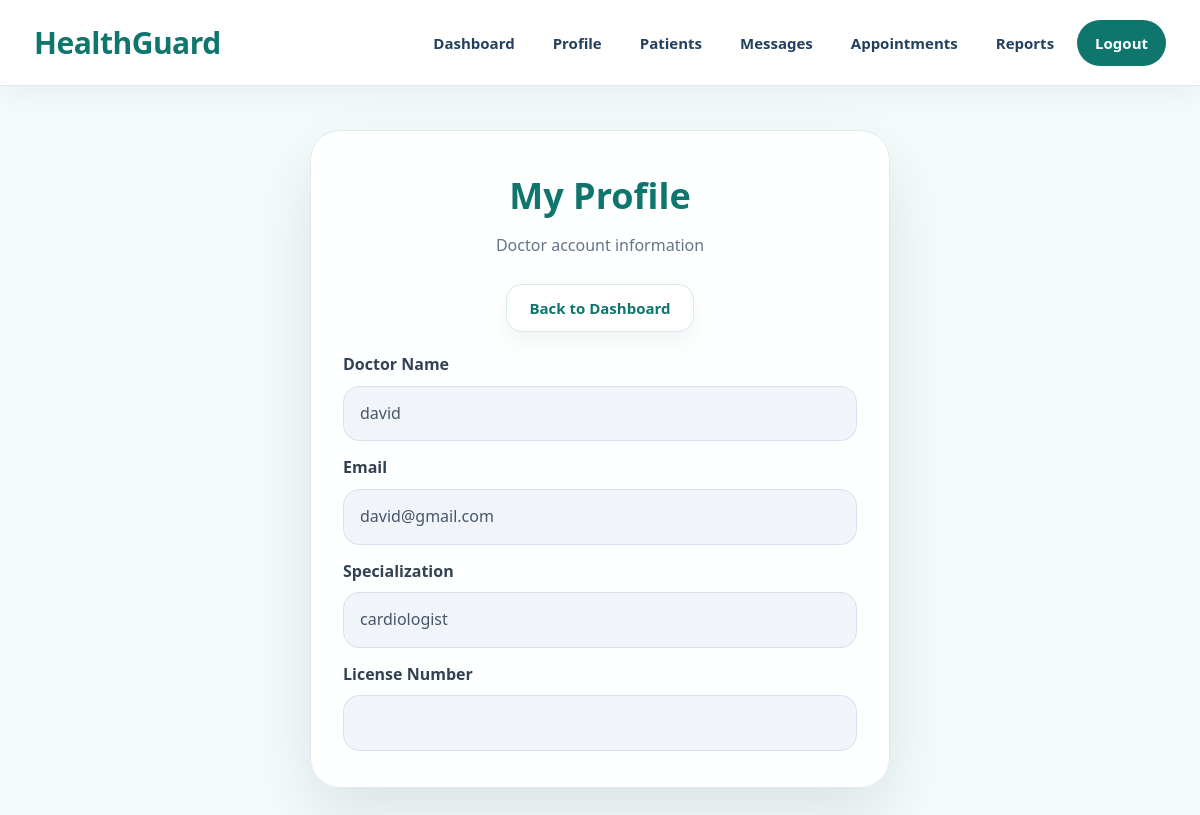
Page /doctor/my_profile.php (signed in) on the committed database.
### tables this page shows
CREATE TABLE IF NOT EXISTS `doctors` (
  `doctor_id` int NOT NULL AUTO_INCREMENT,
  `user_id` int NOT NULL,
  `specialization` varchar(100) NOT NULL,
  `license_number` varchar(50) DEFAULT NULL,
  `illness_id` int DEFAULT NULL,
  PRIMARY KEY (`doctor_id`),
  UNIQUE KEY `user_id` (`user_id`),
  KEY `fk_doctors_illnesses_specialization` (`specialization`),
  KEY `fk_doctors_illnesses` (`illness_id`)
);

CREATE TABLE IF NOT EXISTS `users` (
  `user_id` int NOT NULL AUTO_INCREMENT,
  `name` varchar(100) NOT NULL,
  `role` enum('patient','doctor','admin') NOT NULL,
  `email` varchar(100) NOT NULL,
  `password` varchar(255) NOT NULL,
  `created_at` timestamp NULL DEFAULT CURRENT_TIMESTAMP,
  PRIMARY KEY (`user_id`),
  UNIQUE KEY `email` (`email`)
);

### doctor/my_profile.php (the view, shortened to what this page needs)
<?php
$conn = OpenCon();
$user_id = $_SESSION['user_id'];
$sql = "SELECT users.name, users.email, doctors.specialization, doctors.license_number
        FROM users
        INNER JOIN doctors ON users.user_id = doctors.user_id
        WHERE users.user_id = '$user_id' AND users.role = 'doctor'";
$result = mysqli_query($conn, $sql);
$doctor = mysqli_fetch_assoc($result);
$doctor_name = $doctor['name'] ?? '';
$doctor_email = $doctor['email'] ?? '';
$doctor_specialization = $doctor['specialization'] ?? '';
$doctor_license = $doctor['license_number'] ?? '';
?>
<!DOCTYPE html>
<html lang="en">
<head>
    <link rel="stylesheet" href="/HealthGuard/style.css">
</head>
<body class="doctor-page">
<?php include("../navbar.php"); ?>
<div class="form-container">
    <div class="form-box">
        <h2>My Profile</h2>
        <p class="subtitle">Doctor account information</p>
        <div class="hero-actions" style="justify-content:center; margin-bottom:20px;">
            <a href="/HealthGuard/doctor/doctor_dashboard.php" class="secondary-btn">Back to Dashboard</a>
        </div>
        <?php if ($doctor) { ?>
            <label>Doctor Name</label>
            <input type="text" value="<?php echo htmlspecialchars($doctor_name); ?>" readonly>
            <label>Email</label>
            <input type="text" value="<?php echo htmlspecialchars($doctor_email); ?>" readonly>
            <label>Specialization</label>
            <input type="text" value="<?php echo htmlspecialchars($doctor_specialization); ?>" readonly>
            <label>License Number</label>
            <input type="text" value="<?php echo htmlspecialchars($doctor_license); ?>" readonly>
        <?php } else { ?>
            <div class="message">Doctor profile not found.</div>
        <?php } ?>
    </div>
</div>
</body>
</html>

### style.css (style rules this page uses)
* { margin: 0; padding: 0; box-sizing: border-box; }
html, body { min-height: 100%; font-family: "Segoe UI", Tahoma, Geneva, Verdana, sans-serif; scroll-behavior: smooth; }
body { background: #f5f8fc; color: #1e293b; line-height: 1.6; }
a { text-decoration: none; transition: 0.25s ease; }
button, input, select, textarea { font: inherit; }
.primary-btn, .secondary-btn, .danger-btn, button, a.primary-btn, a.secondary-btn, a.danger-btn { display: inline-flex !important; align-items: center !important; justify-content: center !important; text-decoration: none !important; font-weight: 800 !important; font-size: 15px !important; line-height: 1 !important; cursor: pointer !important; border-radius: 16px !important; padding: 12px 22px !important; min-height: 48px !important; transition: 0.25s ease !important; border: none; }
.secondary-btn, a.secondary-btn { background: #ffffff !important; color: #1e293b !important; border: 1px solid #d9e4ef !important; box-shadow: 0 10px 24px rgba(15, 23, 42, 0.05) !important; }
.hero-actions { display: flex; justify-content: center; align-items: center; gap: 14px; flex-wrap: wrap; }
.form-container { min-height: calc(100vh - 86px); display: flex; justify-content: center; align-items: center; padding: 44px 20px; position: relative; }
.form-box { width: 100%; max-width: 580px; border-radius: 30px; padding: 36px 32px; background: rgba(255,255,255,0.96); border: 1px solid #e2e8f0; box-shadow: 0 28px 65px rgba(15, 23, 42, 0.10); }
.form-box h2 { text-align: center; font-size: 36px; font-weight: 900; margin-bottom: 8px; }
.subtitle { text-align: center; color: #64748b; font-size: 16px; margin-bottom: 26px; }
.form-box label { display: block; margin-top: 14px; margin-bottom: 8px; font-weight: 800; color: #334155; }
.form-box input, .form-box select, .form-box textarea { width: 100%; padding: 14px 16px; border-radius: 16px; border: 1px solid #d7e2ee; background: #f9fbfd; outline: none; color: #0f172a; transition: 0.25s ease; }
input[readonly] { background: #f1f5f9; color: #475569; }
.doctor-page { background: #f3fbfb; min-height: 100vh; }
.doctor-page .secondary-btn { color: #0f766e !important; border-color: #cfeeea !important; }
.doctor-page .section-title, .doctor-page .form-box h2, .doctor-page .card h3 { color: #0f766e; }

### rows in the picture
doctors: user.name "david", user.email "david@gmail.com", specialization "cardiologist"
